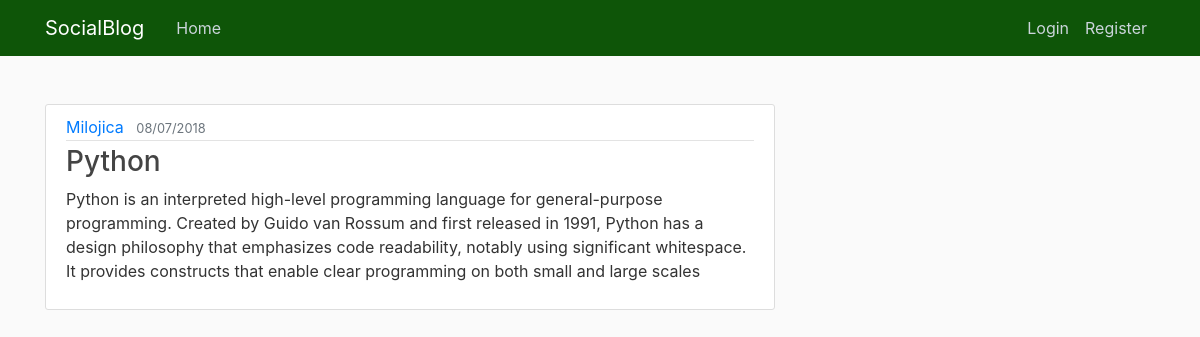
Screenshot of /post/3 with the database file from the repository.
### blog.py (models this page shows, shortened)
class User(db.Model, UserMixin):
    id = db.Column(db.Integer, primary_key=True)
    username = db.Column(db.String(25), unique=True, nullable=False)
    email = db.Column(db.String(100), unique=True, nullable=False)
    password = db.Column(db.String(50), nullable=False)
    posts = db.relationship('Post', backref='author', lazy=True)

class Post(db.Model):
    id = db.Column(db.Integer, primary_key=True)
    title = db.Column(db.String(100), nullable=False)
    date_posted = db.Column(db.DateTime, nullable=False, default=datetime.utcnow)
    content = db.Column(db.Text, nullable=False)
    user_id = db.Column(db.Integer, db.ForeignKey('user.id'), nullable=False)

### blog.py (the view)
@app.route("/post/<int:post_id>")
def post(post_id):
    post = Post.query.get_or_404(post_id)
    return render_template('post.html', title=post.title, post=post)

### templates/post.html (shortened to what this page needs)
﻿{% extends "layout.html" %}
{% block content %}
<article class="media content-section">
    <div class="media-body">
        <div class="article-metadata">
            <a class="mr-2" href="{{ url_for('user_post', username=post.author.username) }}">{{ post.author.username }}</a>
            <small class="text-muted">{{ post.date_posted.strftime('%d/%m/%Y') }}</small>
        </div>
        <h3 class="article-title">{{ post.title }}</h3>
        <p class="article-content">{{ post.content }}</p>
    </div>
</article>
{% endblock content %}

### static/stil.css (style rules this page uses)
body { background: #fafafa; color: #333333; margin-top: 5rem; }
h1, h2, h3, h4, h5, h6 { color: #444444; }
.content-section { background: #ffffff; padding: 10px 20px; border: 1px solid #dddddd; border-radius: 3px; margin-bottom: 20px; }
.article-title { color: #444444; }
.article-content { white-space: pre-line; }
.article-metadata { padding-bottom: 1px; margin-bottom: 4px; border-bottom: 1px solid #e3e3e3 }

### rows the page displays
User: author.username "Milojica"
Post: date_posted "08/07/2018", title "Python", content "Python is an interpreted high-level programming language for general-purpose programming. Created by Guido van Rossum and first released in 1991, Python has a design philosophy that emphasizes code readability, notably using significant whitespace. It provides constructs that enable clear programming on both small and large scales"
